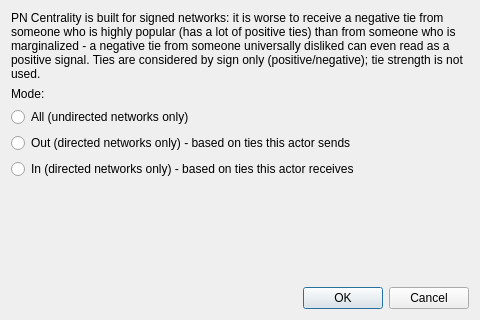
<?xml version="1.0" encoding="UTF-8"?>
<ui version="4.0">
 <class>DialogCentralityPN</class>
 <widget class="QDialog" name="DialogCentralityPN">
  <property name="geometry">
   <rect>
    <x>0</x>
    <y>0</y>
    <width>480</width>
    <height>320</height>
   </rect>
  </property>
  <property name="minimumSize">
   <size>
    <width>480</width>
    <height>320</height>
   </size>
  </property>
  <property name="windowTitle">
   <string>PN Centrality</string>
  </property>
  <layout class="QVBoxLayout" name="verticalLayout">
   <item>
    <widget class="QLabel" name="label">
     <property name="text">
      <string>PN Centrality is built for signed networks: it is worse to receive a negative tie from someone who is highly popular (has a lot of positive ties) than from someone who is marginalized - a negative tie from someone universally disliked can even read as a positive signal. Ties are considered by sign only (positive/negative); tie strength is not used.</string>
     </property>
     <property name="textFormat">
      <enum>Qt::TextFormat::RichText</enum>
     </property>
     <property name="wordWrap">
      <bool>true</bool>
     </property>
    </widget>
   </item>
   <item>
    <widget class="QLabel" name="modeLabel">
     <property name="text">
      <string>Mode:</string>
     </property>
    </widget>
   </item>
   <item>
    <widget class="QRadioButton" name="allRadioButton">
     <property name="text">
      <string>All (undirected networks only)</string>
     </property>
     <property name="toolTip">
      <string>Ties are treated as undirected. Only valid on an undirected network.</string>
     </property>
    </widget>
   </item>
   <item>
    <widget class="QRadioButton" name="outRadioButton">
     <property name="text">
      <string>Out (directed networks only) - based on ties this actor sends</string>
     </property>
     <property name="toolTip">
      <string>Only valid on a directed network.</string>
     </property>
    </widget>
   </item>
   <item>
    <widget class="QRadioButton" name="inRadioButton">
     <property name="text">
      <string>In (directed networks only) - based on ties this actor receives</string>
     </property>
     <property name="toolTip">
      <string>Only valid on a directed network.</string>
     </property>
    </widget>
   </item>
   <item>
    <widget class="QLabel" name="hintLabel">
     <property name="text">
      <string/>
     </property>
     <property name="textFormat">
      <enum>Qt::TextFormat::RichText</enum>
     </property>
     <property name="wordWrap">
      <bool>true</bool>
     </property>
    </widget>
   </item>
   <item>
    <spacer name="verticalSpacer">
     <property name="orientation">
      <enum>Qt::Orientation::Vertical</enum>
     </property>
     <property name="sizeHint" stdset="0">
      <size>
       <width>20</width>
       <height>40</height>
      </size>
     </property>
    </spacer>
   </item>
   <item>
    <widget class="QDialogButtonBox" name="buttonBox">
     <property name="orientation">
      <enum>Qt::Orientation::Horizontal</enum>
     </property>
     <property name="standardButtons">
      <set>QDialogButtonBox::StandardButton::Cancel|QDialogButtonBox::StandardButton::Ok</set>
     </property>
    </widget>
   </item>
  </layout>
 </widget>
 <resources/>
 <connections>
  <connection>
   <sender>buttonBox</sender>
   <signal>accepted()</signal>
   <receiver>DialogCentralityPN</receiver>
   <slot>accept()</slot>
  </connection>
  <connection>
   <sender>buttonBox</sender>
   <signal>rejected()</signal>
   <receiver>DialogCentralityPN</receiver>
   <slot>reject()</slot>
  </connection>
 </connections>
</ui>
